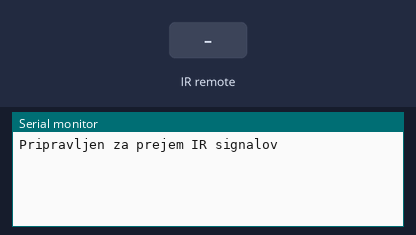
Simulated run of this sketch. Board: Arduino Uno, built with avr-gcc and run on an emulated ATmega328P. Parts: the last lines printed to the serial monitor. The test bench sets the inputs (shaded band).

Above: at 1.2 s.
1.3 s: infrared code 0xC received
At 2.5 s:
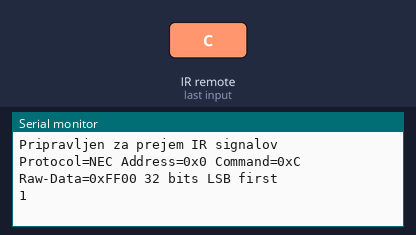
2.8 s: infrared code 0x18 received
At 2.87 s:
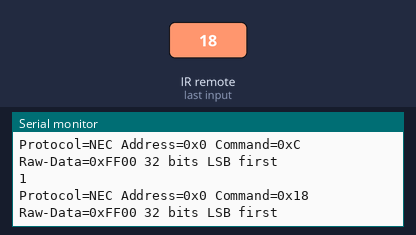
4.3 s: infrared code 0x5E received
At 4.37 s:
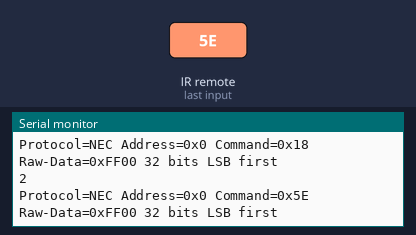
5.8 s: infrared code 0x5A received
At 5.87 s:
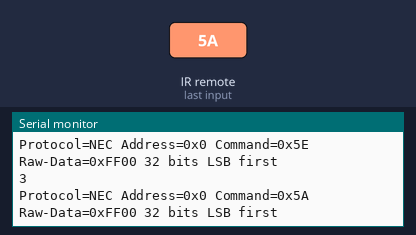
Timing chart, 0 to 8.3 s (numbered marks = the images above; inputs shaded):
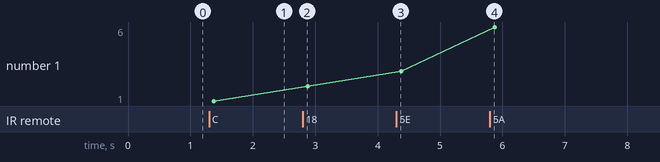

The sketch:

sketch_dec03a.ino
```cpp
#include <IRremote.h>
#define IR_PIN 11
#define MARK_EXCESS_MICROS 20 // 20 is recommended for the cheap VS1838 modules

int stevilke[10] = {};
int index = 0;

void setup() {
    // put your setup code here, to run once:
    Serial.begin(9600);
    IrReceiver.begin(11, ENABLE_LED_FEEDBACK);
    Serial.println("Pripravljen za prejem IR signalov");
}

void loop() {
    // put your main code here, to run repeatedly:
    while(!IrReceiver.decode()){}

    if(IrReceiver.decode()){
        IrReceiver.printIRResultShort(&Serial);
        Serial.println();
        IrReceiver.resume();

    }

    if(IrReceiver.decodedIRData.command == 0xC){//0x45
        Serial.println("1");
        stevilke[index] = 1;
        index++;
    }
    else if(IrReceiver.decodedIRData.command == 0x18){//46
        Serial.println("2");
    }
    else if(IrReceiver.decodedIRData.command == 0x5E){//47
        Serial.println("3");
    }
    else if(IrReceiver.decodedIRData.command == 0x8){//44
        Serial.println("4");
    }
    else if(IrReceiver.decodedIRData.command == 0x1C){//40
        Serial.println("5");
    }
    else if(IrReceiver.decodedIRData.command == 0x5A){//43
        Serial.println("6");
    }
    else if(IrReceiver.decodedIRData.command == 0x42){//7
        Serial.println("7");
    }
    else if(IrReceiver.decodedIRData.command == 0x52){//15
        Serial.println("8");
    }
    else if(IrReceiver.decodedIRData.command == 0x4A){//9
        Serial.println("9");
    }

    if(index == 9){
        for(int i = 0; i < 10; i++){
            Serial.print(stevilke[i]);
        }
        Serial.println();
        index = 0;
    }
    delay(500);
}
```

Measured:
- after the input at 1.3 s, the serial monitor: prints a new line at once (image 1)
- after the input at 2.8 s, the serial monitor: prints a new line at once (image 2)
- after the input at 4.3 s, the serial monitor: prints a new line at once (image 3)
- after the input at 5.8 s, the serial monitor: prints a new line at once (image 4)
- plotted number 1: 1 → 2 after the input at 2.8 s, 2 → 3 after the input at 4.3 s, 3 → 6 after the input at 5.8 s
